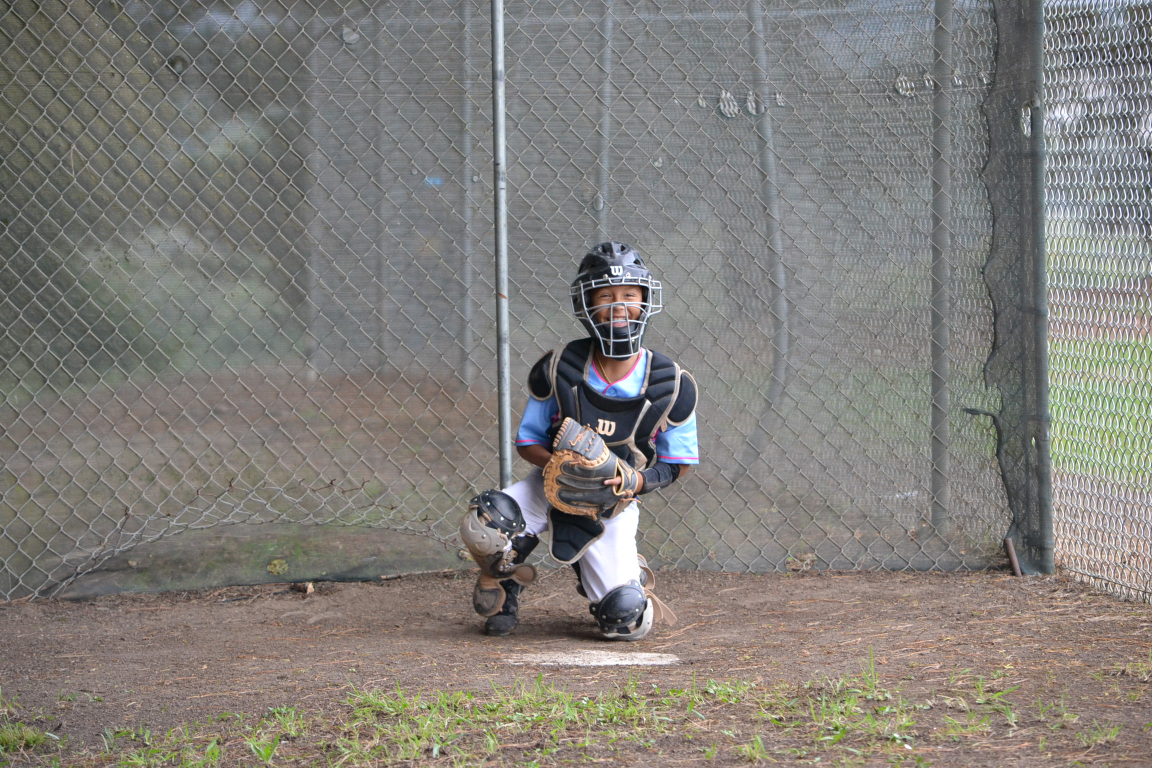
#> input picture photos/10U/DSC_0001.JPG, 2304 x 1536 px (shown at 1/2 size); its folder holds only this picture in this run
$ python image_resize.py
#> lines starting #> are read from the running program, lines starting #| are printed output that depends on the picture
import os
from PIL import Image
from pathlib import Path

def resize_and_save_images(image_directory, max_width=1024, max_height=800):
    """Resizes images in a directory if they exceed max_width or max_height,
       and saves them as JPG. Maintains aspect ratio. Converts PNGs to JPG.
       Only resizes if the image is larger than the specified dimensions.

    Args:
        image_directory: Path to the image directory.
        max_width: Maximum width.
        max_height: Maximum height.
    """
#> called with image_directory = '../photos/10U', max_width = 1024, max_height = 800

    processed = 0
    resized = 0
    converted = 0
    skipped = 0

    for filename in os.listdir(image_directory):
        if not filename.lower().endswith(('.png', '.jpg', '.jpeg', '.gif', '.bmp', '.webp')):
            continue

        filepath = os.path.join(image_directory, filename)

        # Skip if it's a directory
        if os.path.isdir(filepath):
            continue

        try:
            img = Image.open(filepath)
#> img is the input picture: PIL image 2304x1536 RGB; mean R, G, B 129.8, 126.8, 122.3
            width, height = img.size
#> width = 2304; height = 1536
            needs_resize = width > max_width or height > max_height
#> needs_resize = True
            # Check if it's already WebP
            is_webp = img.format == 'WEBP'
#> is_webp = False

            # Skip if already the right size and format
            if not needs_resize and is_webp:
                print(f"✓ Skipped (already optimized): {filename} ({width}x{height})")
                skipped += 1
                continue

            processed += 1

            # Resize if needed
            if needs_resize:
                ratio = min(max_width / width, max_height / height)
#> ratio = 0.444
                new_width = int(width * ratio)
#> new_width = 1024
                new_height = int(height * ratio)
#> new_height = 682
                img = img.resize((new_width, new_height), Image.LANCZOS)
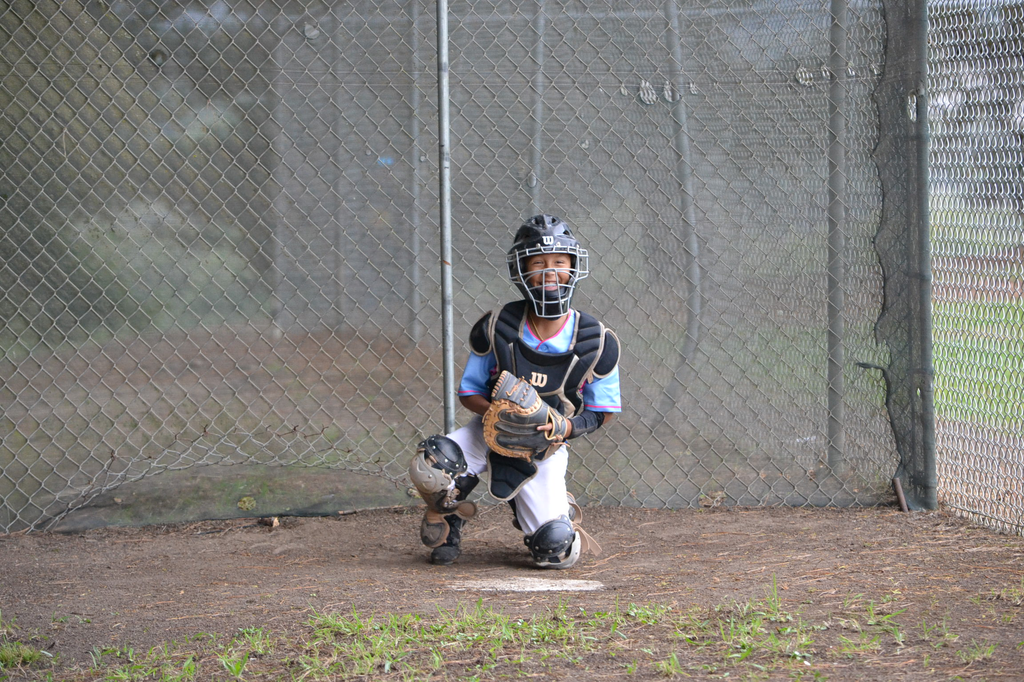
#> img: PIL image 1024x682 RGB; mean R, G, B 129.8, 126.8, 122.3
                print(f"↓ Resizing: {filename} from {width}x{height} to {new_width}x{new_height}")
#| ↓ Resizing: DSC_0001.JPG from 2304x1536 to 1024x682
                resized += 1

            # Convert to RGB if needed (WebP supports transparency, but let's be safe for photos)
            # Actually WebP handles RGBA fine, so we can keep transparency if present
            # But for photos, usually we don't need it. Let's keep it simple.

            # Save as WebP
            new_filename = os.path.splitext(filename)[0] + ".webp"
            new_filepath = os.path.join(image_directory, new_filename)

            img.save(new_filepath, "WEBP", quality=85)

            if not is_webp:
                print(f"→ Converted: {filename} to {new_filename}")
                converted += 1
            else:
                print(f"✓ Saved: {new_filename}")

            # Remove old file if format changed (e.g. jpg -> webp)
            if filename != new_filename and os.path.exists(filepath):
                os.remove(filepath)
                print(f"✗ Removed: {filename}")

        except Exception as e:
            print(f"✗ Error processing {filename}: {e}")

    return processed, resized, converted, skipped


def process_all_subdirectories(base_directory, max_width=1024, max_height=800):
    """Process images in all subdirectories."""
    base_path = Path(base_directory)
    team_dirs = ['10U', '11U', 'SJGiants']

    total_processed = 0
    total_resized = 0
    total_converted = 0
    total_skipped = 0

    for team_dir in team_dirs:
        team_path = base_path / team_dir
        if not team_path.exists():
            print(f"\n⚠ Directory not found: {team_path}")
            continue

        print(f"\n{'='*60}")
        print(f"Processing: {team_dir}")
        print(f"{'='*60}")

        processed, resized, converted, skipped = resize_and_save_images(
            str(team_path), max_width, max_height
        )

        total_processed += processed
        total_resized += resized
        total_converted += converted
        total_skipped += skipped

        print(f"\n{team_dir} Summary:")
        print(f"  Processed: {processed}")
        print(f"  Resized: {resized}")
        print(f"  Converted: {converted}")
        print(f"  Skipped: {skipped}")

    print(f"\n{'='*60}")
    print(f"TOTAL SUMMARY")
    print(f"{'='*60}")
    print(f"Total Processed: {total_processed}")
    print(f"Total Resized: {total_resized}")
    print(f"Total Converted: {total_converted}")
    print(f"Total Skipped: {total_skipped}")
    print(f"{'='*60}\n")


if __name__ == '__main__':
    photos_directory = "../photos/"
    process_all_subdirectories(photos_directory, max_width=1024, max_height=800)
